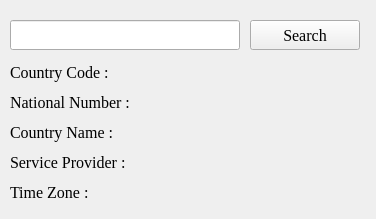
<?xml version="1.0" encoding="UTF-8"?>
<ui version="4.0">
 <class>Form</class>
 <widget class="QWidget" name="Form">
  <property name="geometry">
   <rect>
    <x>0</x>
    <y>0</y>
    <width>376</width>
    <height>219</height>
   </rect>
  </property>
  <property name="mouseTracking">
   <bool>false</bool>
  </property>
  <property name="windowTitle">
   <string>Form</string>
  </property>
  <property name="accessibleName">
   <string/>
  </property>
  <property name="accessibleDescription">
   <string/>
  </property>
  <property name="windowFilePath">
   <string/>
  </property>
  <widget class="QLineEdit" name="lineEdit">
   <property name="geometry">
    <rect>
     <x>10</x>
     <y>20</y>
     <width>230</width>
     <height>30</height>
    </rect>
   </property>
  </widget>
  <widget class="QPushButton" name="pushButton">
   <property name="geometry">
    <rect>
     <x>250</x>
     <y>20</y>
     <width>110</width>
     <height>30</height>
    </rect>
   </property>
   <property name="font">
    <font>
     <family>Times New Roman</family>
     <pointsize>12</pointsize>
     <weight>50</weight>
     <italic>false</italic>
     <bold>false</bold>
    </font>
   </property>
   <property name="text">
    <string>Search</string>
   </property>
   <property name="shortcut">
    <string/>
   </property>
  </widget>
  <widget class="QLabel" name="label">
   <property name="geometry">
    <rect>
     <x>10</x>
     <y>60</y>
     <width>130</width>
     <height>25</height>
    </rect>
   </property>
   <property name="font">
    <font>
     <family>Times New Roman</family>
     <pointsize>12</pointsize>
     <weight>50</weight>
     <bold>false</bold>
    </font>
   </property>
   <property name="text">
    <string>Country Code :</string>
   </property>
  </widget>
  <widget class="QLabel" name="label_2">
   <property name="geometry">
    <rect>
     <x>10</x>
     <y>90</y>
     <width>130</width>
     <height>25</height>
    </rect>
   </property>
   <property name="font">
    <font>
     <family>Times New Roman</family>
     <pointsize>12</pointsize>
     <weight>50</weight>
     <bold>false</bold>
    </font>
   </property>
   <property name="text">
    <string>National Number :</string>
   </property>
  </widget>
  <widget class="QLabel" name="label_3">
   <property name="geometry">
    <rect>
     <x>10</x>
     <y>120</y>
     <width>130</width>
     <height>25</height>
    </rect>
   </property>
   <property name="font">
    <font>
     <family>Times New Roman</family>
     <pointsize>12</pointsize>
     <weight>50</weight>
     <bold>false</bold>
    </font>
   </property>
   <property name="text">
    <string>Country Name :</string>
   </property>
  </widget>
  <widget class="QLabel" name="label_4">
   <property name="geometry">
    <rect>
     <x>10</x>
     <y>150</y>
     <width>130</width>
     <height>25</height>
    </rect>
   </property>
   <property name="font">
    <font>
     <family>Times New Roman</family>
     <pointsize>12</pointsize>
     <weight>50</weight>
     <bold>false</bold>
    </font>
   </property>
   <property name="text">
    <string>Service Provider :</string>
   </property>
  </widget>
  <widget class="QLabel" name="label_6">
   <property name="geometry">
    <rect>
     <x>10</x>
     <y>180</y>
     <width>130</width>
     <height>25</height>
    </rect>
   </property>
   <property name="font">
    <font>
     <family>Times New Roman</family>
     <pointsize>12</pointsize>
     <weight>50</weight>
     <bold>false</bold>
    </font>
   </property>
   <property name="text">
    <string>Time Zone :</string>
   </property>
  </widget>
  <widget class="QLabel" name="label_10">
   <property name="geometry">
    <rect>
     <x>150</x>
     <y>150</y>
     <width>180</width>
     <height>25</height>
    </rect>
   </property>
   <property name="font">
    <font>
     <family>Times New Roman</family>
     <pointsize>12</pointsize>
     <weight>50</weight>
     <bold>false</bold>
    </font>
   </property>
   <property name="text">
    <string/>
   </property>
  </widget>
  <widget class="QLabel" name="label_8">
   <property name="geometry">
    <rect>
     <x>150</x>
     <y>90</y>
     <width>180</width>
     <height>25</height>
    </rect>
   </property>
   <property name="font">
    <font>
     <family>Times New Roman</family>
     <pointsize>12</pointsize>
     <weight>50</weight>
     <bold>false</bold>
    </font>
   </property>
   <property name="text">
    <string/>
   </property>
  </widget>
  <widget class="QLabel" name="label_9">
   <property name="geometry">
    <rect>
     <x>150</x>
     <y>120</y>
     <width>180</width>
     <height>25</height>
    </rect>
   </property>
   <property name="font">
    <font>
     <family>Times New Roman</family>
     <pointsize>12</pointsize>
     <weight>50</weight>
     <bold>false</bold>
    </font>
   </property>
   <property name="text">
    <string/>
   </property>
  </widget>
  <widget class="QLabel" name="label_7">
   <property name="geometry">
    <rect>
     <x>150</x>
     <y>60</y>
     <width>180</width>
     <height>25</height>
    </rect>
   </property>
   <property name="font">
    <font>
     <family>Times New Roman</family>
     <pointsize>12</pointsize>
     <weight>50</weight>
     <bold>false</bold>
    </font>
   </property>
   <property name="text">
    <string/>
   </property>
  </widget>
  <widget class="QLabel" name="label_12">
   <property name="geometry">
    <rect>
     <x>150</x>
     <y>180</y>
     <width>180</width>
     <height>25</height>
    </rect>
   </property>
   <property name="font">
    <font>
     <family>Times New Roman</family>
     <pointsize>12</pointsize>
     <weight>50</weight>
     <bold>false</bold>
    </font>
   </property>
   <property name="text">
    <string/>
   </property>
  </widget>
 </widget>
 <resources/>
 <connections/>
</ui>
